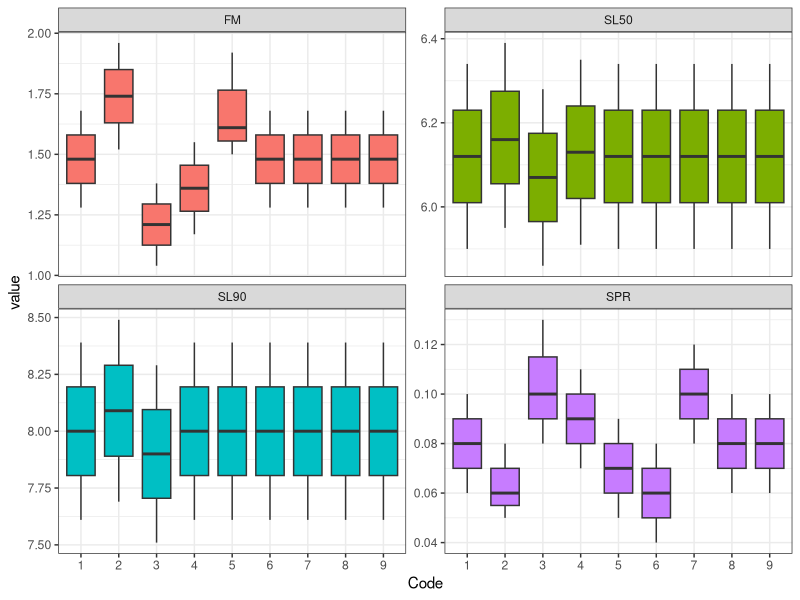
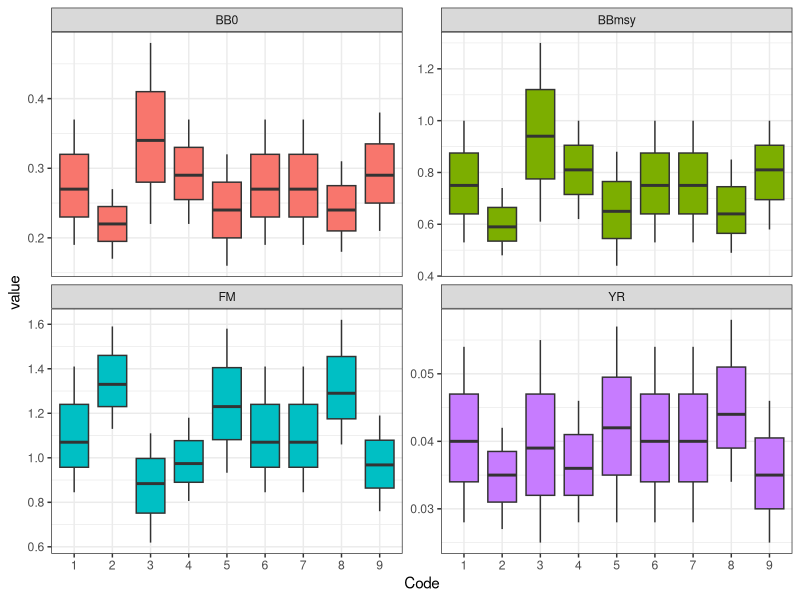

These charts were generated, in order, by the following R code:
library(readxl)
library(ggplot2)
library(dplyr)
library(tidyverse)
library(ggsci)

senspr <- read_excel("sen.xlsx", sheet = 2)

senspr$Code <- as.factor(senspr$Code)
senspr %>% 
  select(2:6) %>%  
  pivot_longer(cols = 3:5, names_to = "range", values_to = "value") %>% 
  ggplot(aes(Code, value, fill = Par))+
  geom_boxplot(show.legend = F)+
  facet_wrap(~Par, scales = "free_y")+
  scale_color_npg()+
  theme_bw()


# LBB
senlbb <- read_excel("sen.xlsx", sheet = 3)

senlbb$Code <- as.factor(senlbb$Code)
senlbb %>% 
  select(2:6) %>%  
  pivot_longer(cols = 3:5, names_to = "range", values_to = "value") %>% 
  ggplot(aes(Code, value, fill = Par))+
  geom_boxplot(show.legend = F)+
  facet_wrap(~Par, scales = "free_y")+
  scale_color_npg()+
  theme_bw()
